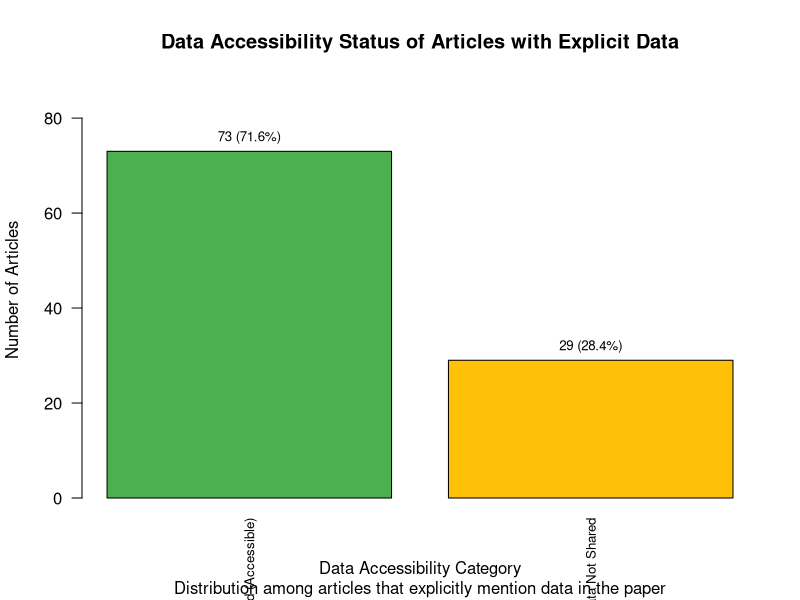

Write the R code that produced this figure.
## ---- chunk 1
knitr::opts_chunk$set(echo = TRUE)
## ---- chunk 2
library(dplyr)
library(ggplot2)

data <- read.csv("FINALDATA2.csv")

# Calculate the percentage
percentage_data_accessible <- data %>%
  # Filter for articles that explicitly have data in the paper
  filter(Is.there.data.explicitly.in.the.paper. == "Yes") %>%
  # Now, from this subset, count those that also share data
  mutate(
    data_shared_and_accessible = ifelse(
      Is.there.data.shared. %in% c("Partially", "Fully"),
      1,
      0
    )
  ) %>%
  # Summarize to get the counts and calculate percentage
  summarise(
    total_articles_with_data = n(),
    articles_with_accessible_data = sum(data_shared_and_accessible, na.rm = TRUE)
  ) %>%
  # Calculate the percentage
  mutate(
    percentage = (
      articles_with_accessible_data / total_articles_with_data
    ) * 100
  )

# Print the result
print(percentage_data_accessible)

# --- Data Preparation for Bar Chart (CRITICAL STEP - DO NOT SKIP THIS) ---
# Filter for articles that explicitly have data in the paper
# Then categorize them based on whether the data is shared (accessible) or not.
plot_data <- data %>%
  filter(Is.there.data.explicitly.in.the.paper. == "Yes") %>%
  mutate(
    Data_Accessibility_Category = case_when(
      # Articles with explicit data that are shared (Partially or Fully)
      Is.there.data.shared. %in% c("Partially", "Fully") ~ "Data Shared (Accessible)",
      # Articles with explicit data that are explicitly NOT shared
      Is.there.data.shared. == "No" ~ "Data Not Shared",
      # Articles with explicit data but sharing status is unknown/NA
      is.na(Is.there.data.shared.) ~ "Data Sharing Status Unknown",
      # Catch any other unexpected values
      TRUE ~ "Other/Unexpected Status"
    )
  ) %>%
  # Group by the new category and count the number of articles in each
  group_by(Data_Accessibility_Category) %>%
  summarise(Count = n()) %>%
  ungroup() %>%
  # Calculate percentages for potential labels
  mutate(
    Total_Articles = sum(Count),
    Percentage = (Count / Total_Articles) * 100,
    # Create a formatted label string for text display
    Label = paste0(Count, " (", round(Percentage, 1), "%)")
  ) %>%
  # Optional: Order categories for a more intuitive plot
  arrange(
    factor(
      Data_Accessibility_Category,
      levels = c(
        "Data Shared (Accessible)",
        "Data Not Shared",
        "Data Sharing Status Unknown",
        "Other/Unexpected Status"
      )
    )
  )

# --- Prepare data for barplot() ---
# barplot() typically takes a vector of heights and optionally names
# IMPORTANT: Use 'plot_data' here, not 'data'
bar_heights <- plot_data$Count
names(bar_heights) <- plot_data$Data_Accessibility_Category

# Define custom colors for the bars
bar_colors <- c(
  "Data Shared (Accessible)" = "#4CAF50", # Green
  "Data Not Shared" = "#FFC107", # Amber
  "Data Sharing Status Unknown" = "#9E9E9E", # Grey
  "Other/Unexpected Status" = "#F44336" # Red
)

# Match colors to the order of categories in bar_heights
# This ensures the correct color is applied to the correct bar
ordered_colors <- bar_colors[names(bar_heights)]

# --- Create the Bar Chart using base R's barplot() ---
# Plot the bars and capture the midpoint locations of the bars for text labels
bar_midpoints <- barplot(
  bar_heights,
  main = "Data Accessibility Status of Articles with Explicit Data",
  xlab = "Data Accessibility Category",
  ylab = "Number of Articles",
  col = ordered_colors, # Apply the custom colors
  ylim = c(0, max(bar_heights) * 1.2), # Set y-axis limit to leave space for labels
  cex.names = 0.8, # Reduce font size of x-axis labels if needed
  las = 2 # Rotate x-axis labels vertically for better readability
)

# Add text labels on top of the bars
text(
  x = bar_midpoints,
  y = bar_heights,
  labels = plot_data$Label, # This is correct, it uses plot_data
  pos = 3, # Position the label just above the bar
  cex = 0.8 # Font size of the labels
)

# Add a subtitle using title() for base R plots
title(sub = "Distribution among articles that explicitly mention data in the paper")

